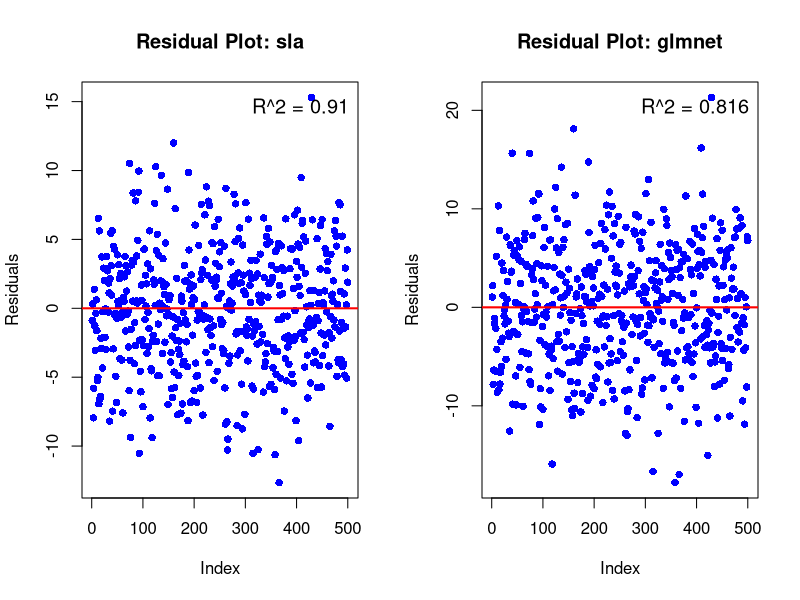

Recreate this plot in R.
## ---- chunk 1
knitr::opts_chunk$set(echo = TRUE)
## ---- chunk 2
SLA_lassosolve <- function(X, y, lambda, alpha = 10, max_iter = 1000, tol = 1e-6) {
  # Dimensions
  n <- nrow(X)
  p <- ncol(X)
  
  # Precompute constants
  XtX <- crossprod(X) / n       # X'X / n
  Xty <- crossprod(X, y) / n    # X'y / n
  sigma_max_sq <- max(eigen(XtX, symmetric = TRUE, only.values = TRUE)$values)
  mu <- 1 / (sigma_max_sq + lambda * alpha / 2)
  
  # Define the correct gradient of the surrogate function (∇φα)
  surrogate_gradient <- function(beta) {
    grad <- tanh(alpha * beta / 2)
    return(grad)
  }
  
  # Initialization
  beta <- rep(0, p)  # β^(0)
  beta_prev <- rep(0, p)  # β^(−1)
  
  # Iterative SLA optimization
  for (iter in 1:max_iter) {
    # Extrapolated step
    w <- beta + (iter - 2) / (iter + 1) * (beta - beta_prev)
    
    # Gradient calculation
    gradient <- XtX %*% w - Xty + lambda * surrogate_gradient(w)
    
    # Update step
    beta_new <- w - mu * gradient
    
    # Check convergence
    if (sqrt(sum((beta_new - beta)^2)) < tol) {
      return(list(beta = beta_new, iter = iter, convergence = TRUE))
    }
    
    # Update variables for the next iteration
    beta_prev <- beta
    beta <- beta_new
  }
  
  # Return results if not converged within max_iter
  return(list(beta = beta, iter = max_iter, convergence = FALSE))
}
## ---- chunk 3
# Simulate data for sparse solutions
set.seed(9248)
m <- 500
n <- 2000
X <- matrix(rnorm(m * n), nrow = m)
x0 <- runif(n)
x0[x0 < 0.9] <- 0
y <- X %*% x0 + rnorm(m)
lambda <- 0.5
## ---- chunk 4
if (!requireNamespace("glmnet", quietly = TRUE)) {
  install.packages("glmnet")
}
library(glmnet)

# Compute R^2
calculate_r_squared <- function(y, y_pred) {
  ss_total <- sum((y - mean(y))^2)  # Total sum of squares
  ss_residual <- sum((y - y_pred)^2)  # Residual sum of squares
  r_squared <- 1 - (ss_residual / ss_total)
  return(r_squared)
}

# Residual Plot
plot_residuals <- function(y, y_pred, r_squared, title) {
  residuals <- y - y_pred
  plot(residuals, main = title,
       xlab = "Index", ylab = "Residuals", col = "blue", pch = 16)
  abline(h = 0, col = "red", lwd = 2)
  legend("topright", legend = paste("R^2 =", round(r_squared, 3)), bty = "n", cex = 1.2)
}

# Run SLA
result_sla <- SLA_lassosolve(X, y, lambda, alpha = 10, max_iter = 1000, tol = 1e-6)
beta_sla <- result_sla$beta
y_pred_sla <- X %*% beta_sla

# Run glmnet
fit_glmnet <- glmnet(X, y, alpha = 1, lambda = lambda, intercept = TRUE)
beta_glmnet <- as.vector(coef(fit_glmnet, s = lambda))  # Include intercept term
y_pred_glmnet <- predict(fit_glmnet, X, s = lambda)

# R^2 for both methods
r_squared_sla <- calculate_r_squared(y, y_pred_sla)
r_squared_glmnet <- calculate_r_squared(y, y_pred_glmnet)

# Visualize residual plots
par(mfrow = c(1, 2))  # Two plots side-by-side
plot_residuals(y, y_pred_sla, r_squared_sla, title = "Residual Plot: sla")
plot_residuals(y, y_pred_glmnet, r_squared_glmnet, title = "Residual Plot: glmnet")
